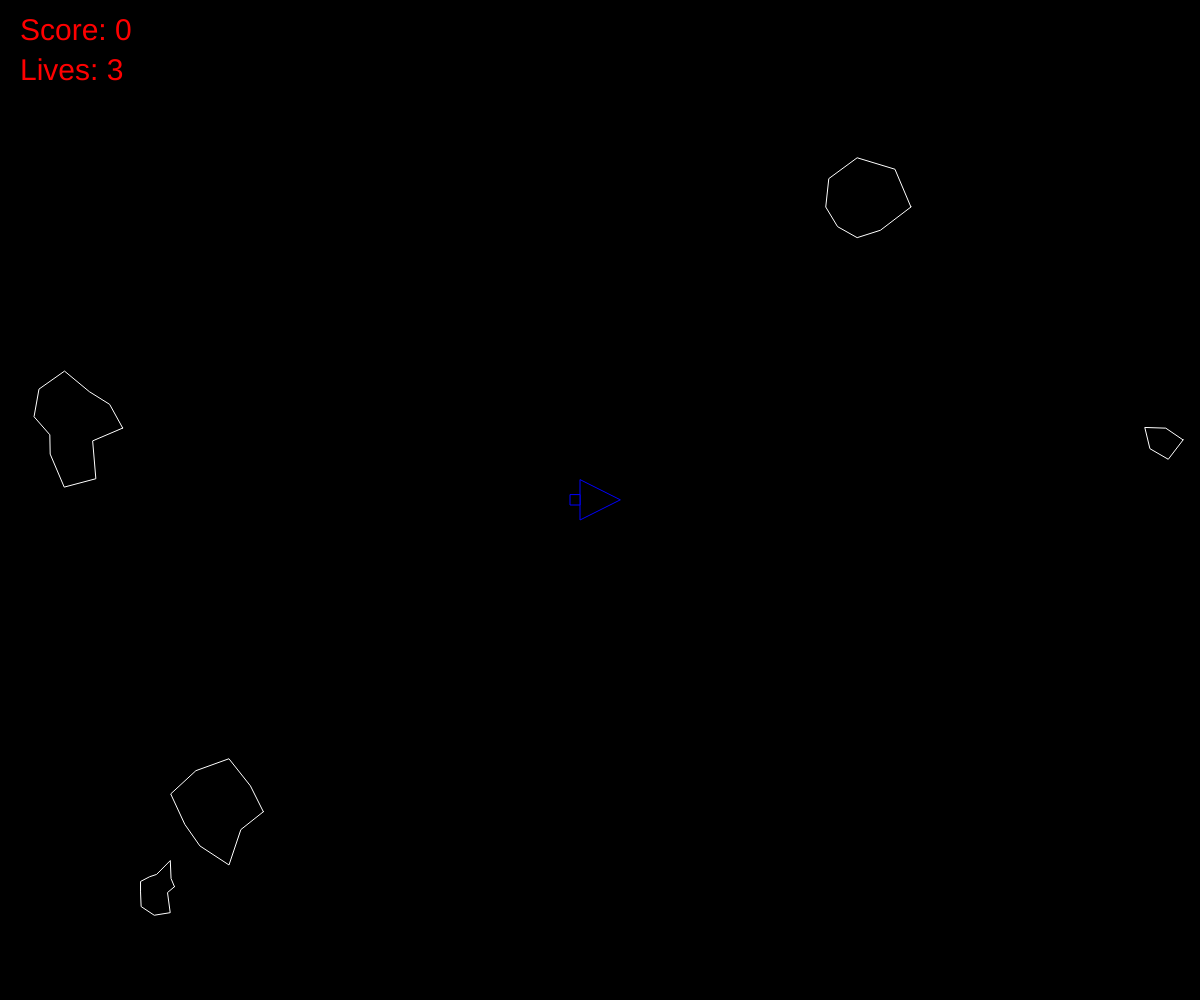
Frame 1 (no input)
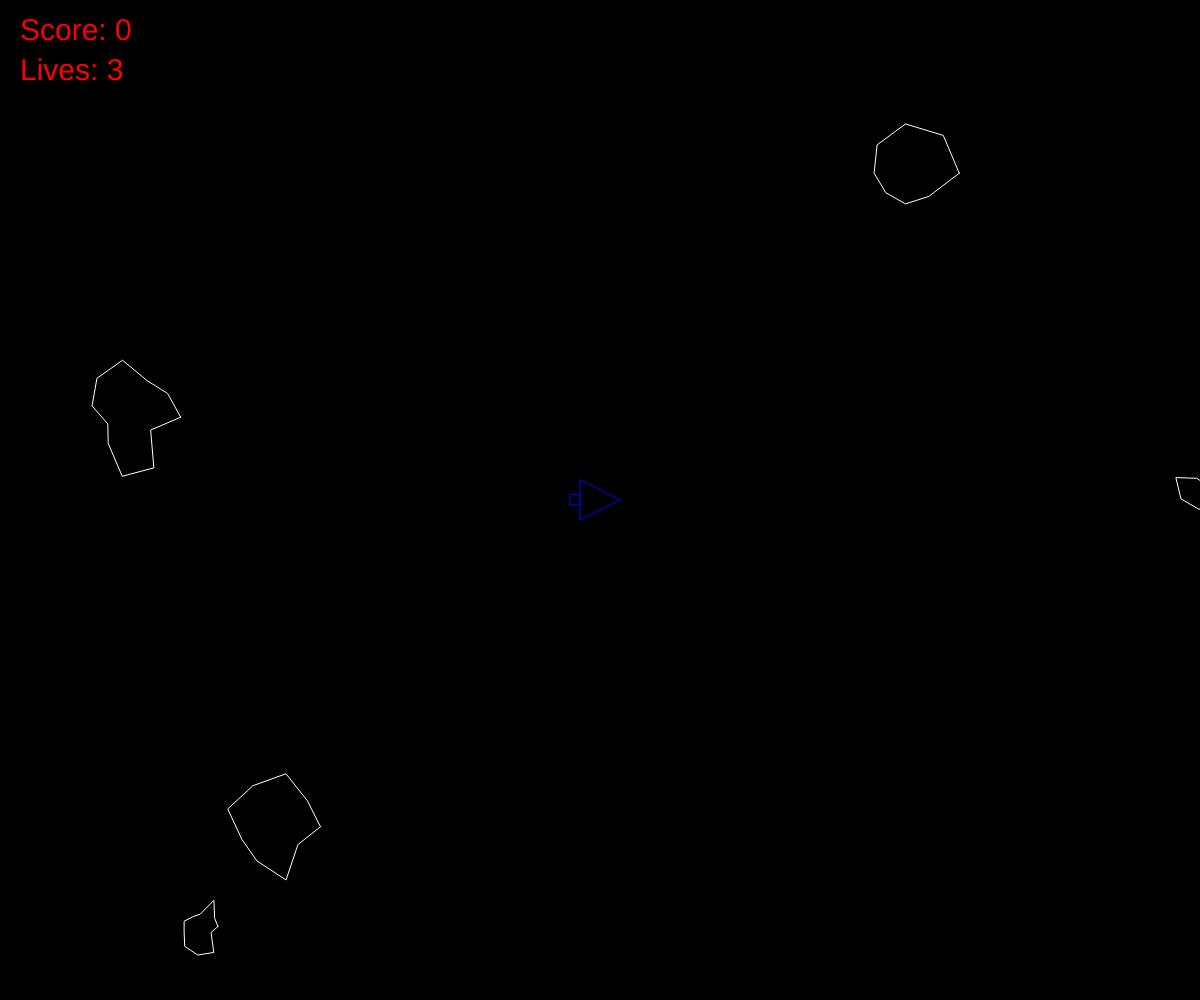
Frame 60 (no input)
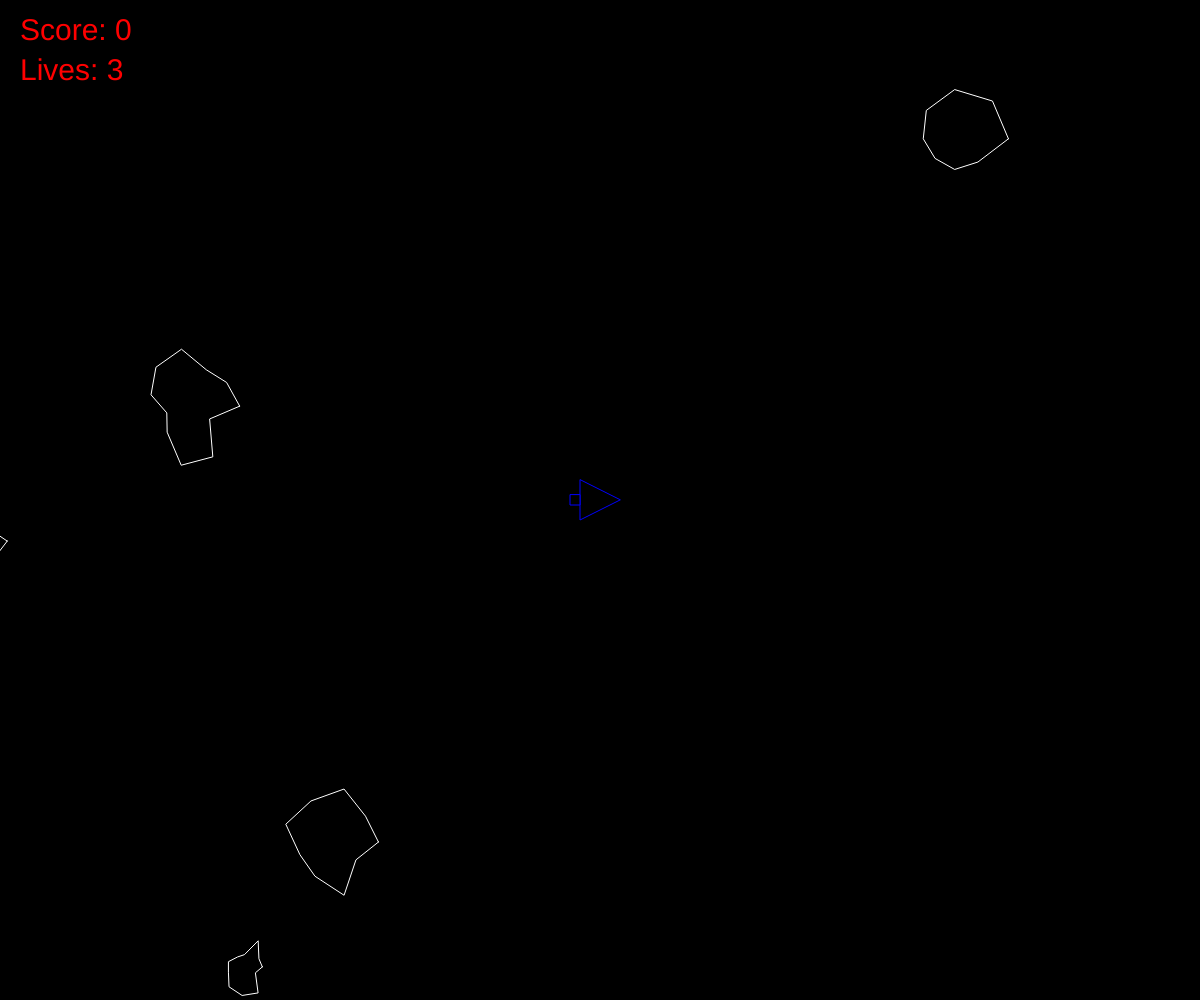
Frame 120 (the mouse pressed at the canvas centre since frame 60)

The p5.js sketch that drew these frames (run headless with seeded random() and noise() and a simulated clock; from frame 60 on, the mouse is pressed at the canvas centre):

// p5.js sketch
// ── sketch.js
let ship;
let asteroids = [];
let stats;

// TODO: should belong to the ship that fired
let lasers = [];

function setup() {
  createCanvas(windowWidth, windowHeight);
  ship = new Ship();
  stats = new Stats();
  for (let i = 0; i < 5; i++) {
    asteroids.push(new Asteroid());
  }
}

function draw() {
  background(0);

  asteroids.forEach(it => {
    if (ship.hits(it)) {
      if (!ship.shieldActive()) {
        stats.die();
        ship.respawn();
      }
    }

    it.render();
    it.update();
  });

  lasers.forEach((laser, laserIndex) => {
    laser.render();
    laser.update();

    // Handle laser - asteroid collisions
    asteroids.forEach((asteroid, asteroidIndex) => {
      if (laser.hits(asteroid)) {
        stats.increasePoints();
        if (asteroid.r > 10) {
          let asteroidPieces = asteroid.breakup();
          asteroids = asteroids.concat(asteroidPieces);
        }

        lasers.splice(laserIndex, 1);
        asteroids.splice(asteroidIndex, 1);
      }
    });

    // Handle laser off screen
    if (laser.offscreen()) {
      lasers.splice(laserIndex, 1);
    }
  });

  ship.update();
  ship.render();

  stats.render();
}

function keyPressed() {
  if (key == " ") {
    lasers.push(new Laser(ship.pos, ship.heading));
  }

  if (keyCode === RIGHT_ARROW || key == "d") {
    ship.isTurningRight = true;
  }
  if (keyCode === LEFT_ARROW || key == "a") {
    ship.isTurningLeft = true;
  }
  if (keyCode === UP_ARROW || key == "w") {
    ship.boosting(true);
  }
}

function keyReleased() {
  if (keyCode === RIGHT_ARROW || key == "d") {
    ship.isTurningRight = false;
  }
  if (keyCode === LEFT_ARROW || key == "a") {
    ship.isTurningLeft = false;
  }
  if (keyCode === UP_ARROW || key == "w") {
    ship.boosting(false);
  }
}

function windowResized() {
  resizeCanvas(windowWidth, windowHeight);
}

// ── asteroid.js
function Asteroid(pos, r) {
  if (pos) {
    this.pos = pos.copy();
  } else {
    this.pos = createVector(random(width), random(height));
  }

  if (r) {
    this.r = r * 0.5;
  } else {
    this.r = random(15, 50);
  }

  this.vel = p5.Vector.random2D();
  this.total = floor(random(5, 15));
  this.offsets = [];

  for (let i = 0; i < this.total; i++) {
    this.offsets.push(random(0.5, 1.5));
  }

  this.update = () => {
    this.pos.add(this.vel);
    this.edges();
  };

  this.render = () => {
    push();
    noFill();
    stroke(255);
    translate(this.pos.x, this.pos.y);
    // circle(0, 0, this.r * 2);

    beginShape();
    for (let i = 0; i < this.total; i++) {
      const angle = map(i, 0, this.total, 0, TWO_PI);
      const r = this.r * this.offsets[i];
      const x = r * cos(angle);
      const y = r * sin(angle);
      vertex(x, y);
    }
    endShape(CLOSE);

    pop();
  };

  this.breakup = () => {
    let newA = [];
    newA.push(new Asteroid(this.pos, this.r));
    newA.push(new Asteroid(this.pos, this.r));
    return newA;
  };

  this.edges = () => {
    if (this.pos.x > width + this.r) {
      this.pos.x = -this.r;
    } else if (this.pos.x < -this.r) {
      this.pos.x = width + this.r;
    }
    if (this.pos.y > height + this.r) {
      this.pos.y = -this.r;
    } else if (this.pos.y < -this.r) {
      this.pos.y = height + this.r;
    }
  };
}

// ── ship.js
function Ship() {
  this.pos = createVector(width / 2, height / 2);

  this.r = 20;

  this.heading = 0;
  this.rotation = 0;

  this.isTurningRight = false;
  this.isTurningLeft = false;
  this.turnspeed = .08;

  this.vel = createVector(0, 0);
  this.isBoosing = false;
  this.shield = 120;

  this.update = function() {
    if (this.isBoosing) {
      this.boost();
    }
    this.rotation = 0;
    if(this.isTurningLeft){
      this.rotation += this.turnspeed;
    }
    if(this.isTurningRight){
      this.rotation -= this.turnspeed;
    }

    this.pos.add(this.vel);
    this.vel.mult(0.99);

    this.turn();
    this.edges();
  };

  this.boosting = state => {
    this.isBoosing = state;
  };

  this.boost = function() {
    let force = p5.Vector.fromAngle(this.heading);
    force.mult(0.5);
    this.vel.add(force);
  };

  this.hits = asteroid => {
    let d = this.pos.dist(asteroid.pos);
    return d < this.r + asteroid.r;
  };

  this.shieldActive = () => this.shield >= 0;

  this.respawn = () => {
    console.log("respawn with shield for some seconds");
    this.shield = 30 * 4;
    this.pos = createVector(width / 2, height / 2);
    this.vel = createVector();
  };

  this.render = function() {
    push();
    translate(this.pos.x, this.pos.y);
    rotate(this.heading + PI / 2);
    if (this.shieldActive()) {
      this.shield--;
      stroke("blue");
    } else {
      stroke(255);
    }
    fill(0);
    // body
    triangle(-this.r, this.r, this.r, this.r, 0, -this.r);
    // engine
    const engineSize = this.r / 2;
    if(this.isBoosing){
      fill('red');
    }
    rect(-engineSize / 2, this.r, engineSize, engineSize);
    pop();
  };

  this.edges = () => {
    if (this.pos.x > width + this.r) {
      this.pos.x = -this.r;
    } else if (this.pos.x < -this.r) {
      this.pos.x = width + this.r;
    }
    if (this.pos.y > height + this.r) {
      this.pos.y = -this.r;
    } else if (this.pos.y < -this.r) {
      this.pos.y = height + this.r;
    }
  };

  this.turn = function() {
    this.heading += this.rotation;
  };
}

// ── stats.js
function Stats() {
  this.score = 0;
  this.lives = 3;

  this.increasePoints = () => {
    this.score++;
  };

  this.die = () => {
    if (this.lives > 0) {
      this.lives--;
    }
  };

  this.isGameOver = () => this.lives <= 0;

  this.render = () => {
    push();
    translate(20, 10);

    fill("red");
    textSize(30);
    text(`Score: ${this.score}`, 0, 30);
    text(`Lives: ${this.lives}`, 0, 70);

    if (this.isGameOver()) {
      translate(width / 2, height / 2);
      textAlign(CENTER, CENTER);
      textSize(60);
      text(`Game Over`, 0, -50);
    }

    pop();
  };
}
